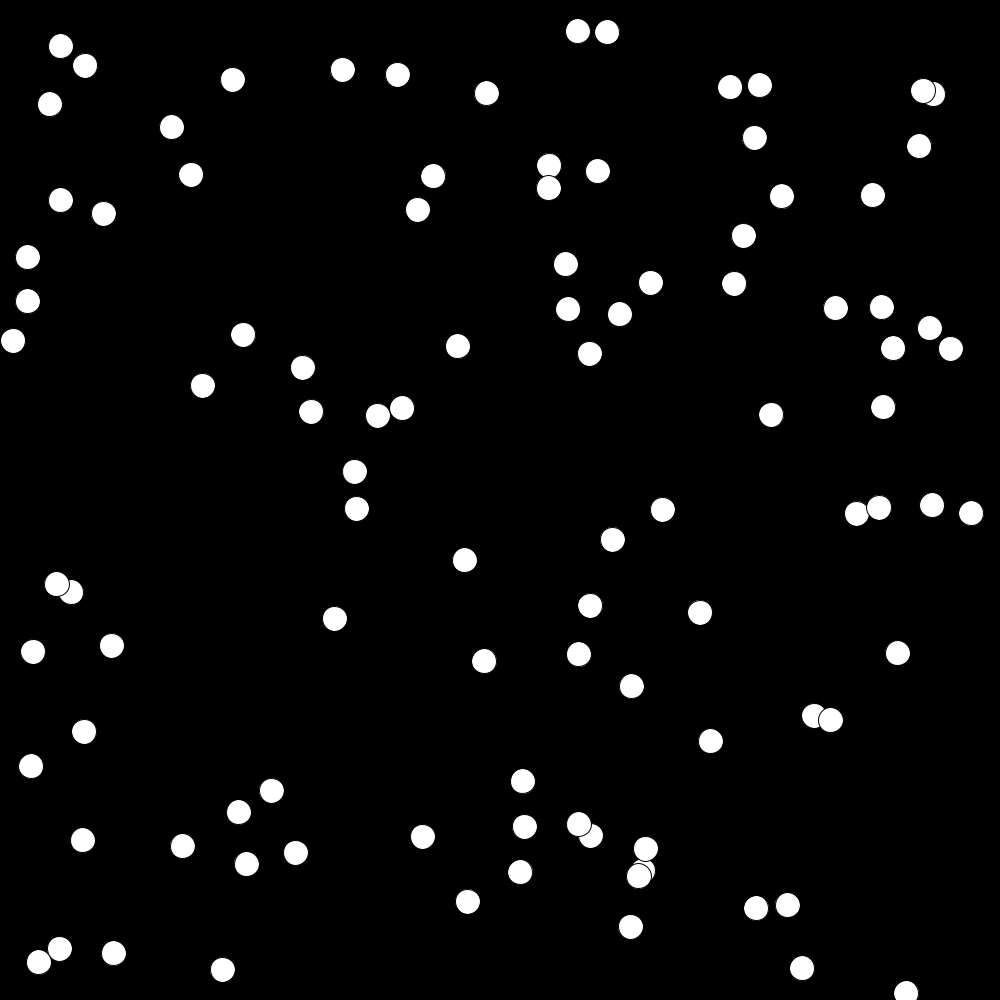
Frame 1 (no input)
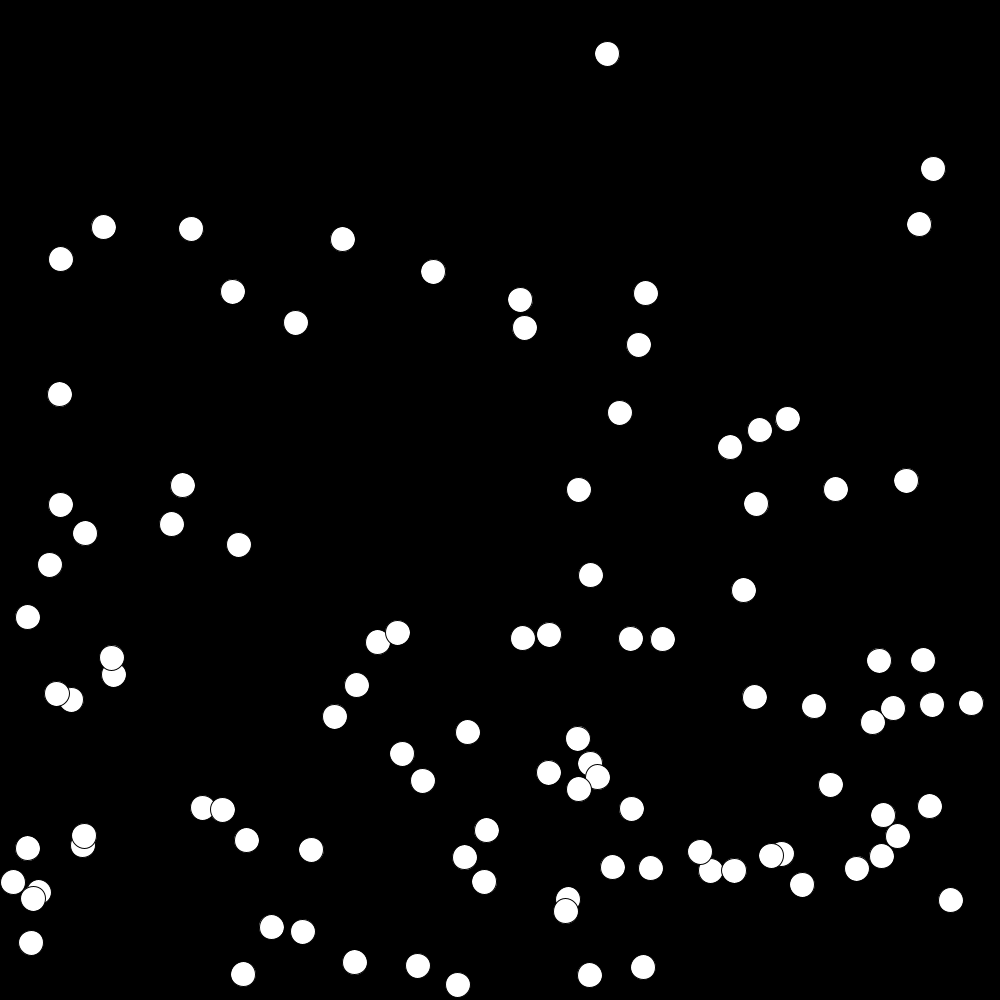
Frame 60 (the mouse pressed at the canvas centre just before this capture)
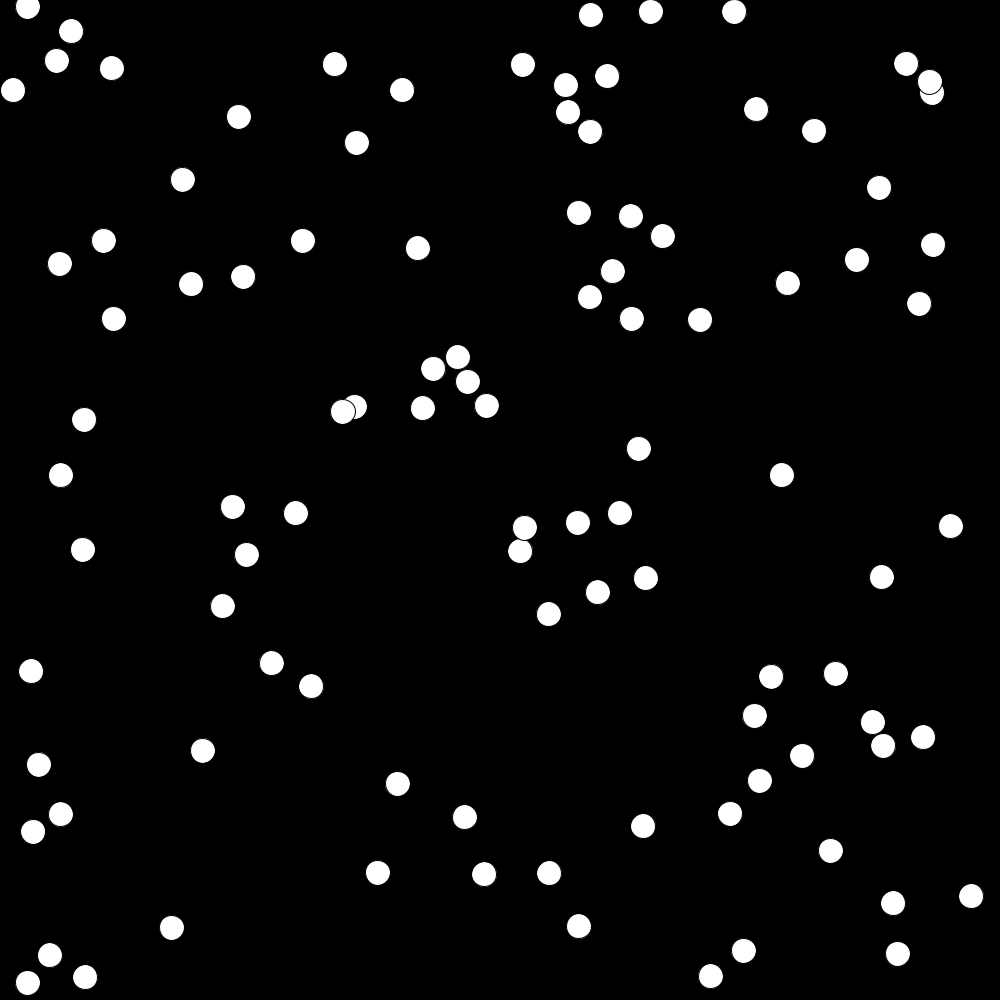
Frame 120 (the mouse held since frame 60 and released just before this capture)

The Processing sketch that drew these frames (run headless with seeded random() and noise(); from frame 60 on, the mouse is pressed at the canvas centre):

// Processing sketch: ManyBouncingBalls_Nguyen
// ── ManyBouncingBalls_Nguyen.pde
/************************************************************/
// Week 15 - Many Bouncing Balls
// Vincent Nguyen


// GLOBAL VARIABLES
int numberOfBalls = 100;
float xCoor[] = new float[numberOfBalls];
float yCoor[] = new float[numberOfBalls];
float speed[] = new float[numberOfBalls];
final int diameter = 25;

// SETUP FUNCTION
void setup()
{
  size(1000, 1000);
  frameRate(144);
  generateUnits();
}

// DRAW FUNCTION
void draw()
{
  background(0);
  drawBalls();
}

void drawBalls()
{
  for(int i = 0; i < numberOfBalls; i++)
  {
    yCoor[i] += speed[i];
    if(yCoor[i] - diameter / 2 < 0 || yCoor[i] + diameter / 2 > height)
    {
      speed[i] *= -1;
    }
    ellipse(xCoor[i], yCoor[i], diameter, diameter);
  }
}

void generateUnits()
{
  for(int i = 0; i < numberOfBalls; i++)
  {
    xCoor[i] = random((0 + diameter/2), width);
    yCoor[i] = random((0 + diameter/2), height);
    speed[i] = random(0, 15);
  }
}
